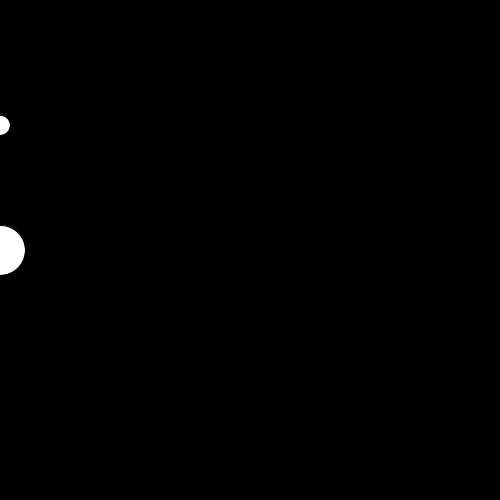
Frame 1 (no input)
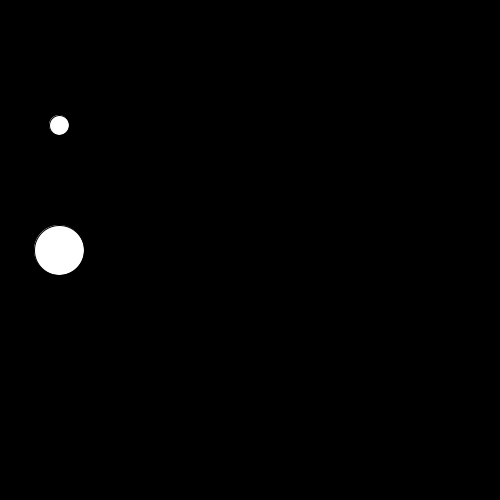
Frame 60 (the mouse pressed at the canvas centre just before this capture)
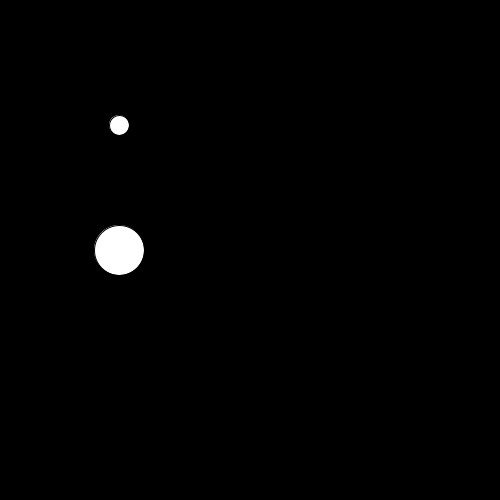
Frame 120 (the mouse held since frame 60 and released just before this capture)

The Processing sketch that drew these frames (run headless with seeded random() and noise(); from frame 60 on, the mouse is pressed at the canvas centre):

// Processing sketch: sketch_2Balls___NO_OOP
// ── sketch_2Balls___NO_OOP.pde
int x = 0;
int y = 250;

int x2 = 0;
int y2 = 125;

void setup(){
  size(500, 500);
}

void draw(){
  background(0);

  ellipse(x, y, 50, 50);
  ellipse(x2, y2, 20, 20);
  
  x++;
  x2++;
}
